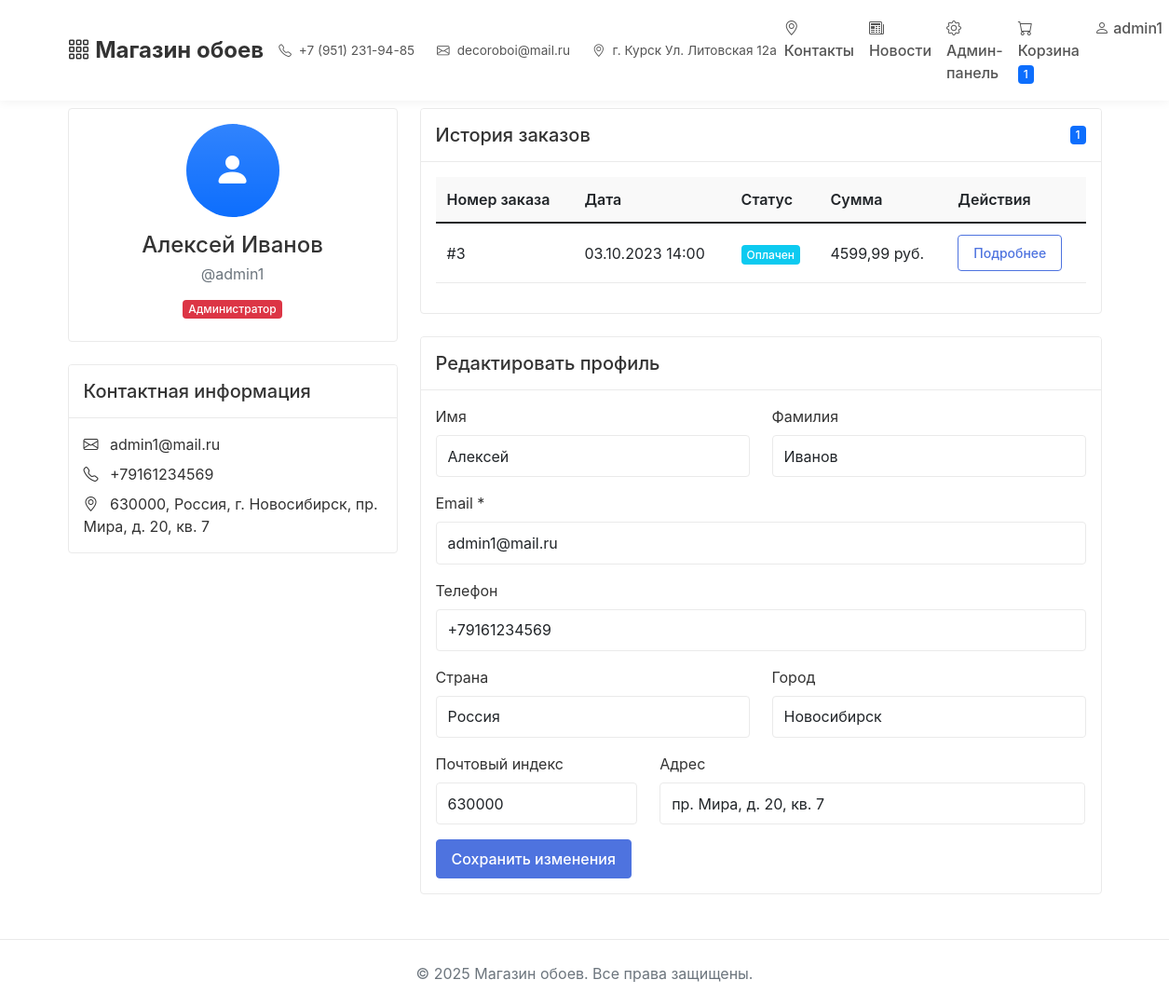
/profile/ (signed in), run on the app's committed database.
### store/models.py (models this page shows, shortened)
class User(AbstractUser):
    ROLE_CHOICES = (
        ('admin', 'Администратор'),
        ('user', 'Пользователь'),
    )
    role = models.CharField(
        max_length=10,
        choices=ROLE_CHOICES,
        default='user',
        verbose_name='Роль'
    )
    phone = models.CharField(
        max_length=15,
        blank=True,
        verbose_name='Телефон'
    )
    address = models.TextField(
        blank=True,
        verbose_name='Адрес'
    )
    city = models.CharField(
        max_length=100,
        blank=True,
        verbose_name='Город'
    )
    postal_code = models.CharField(
        max_length=10,
        blank=True,
        verbose_name='Почтовый индекс'
    )
    country = models.CharField(
        max_length=100,
        blank=True,
        default='Россия',
        verbose_name='Страна'
    )
    class Meta:
        verbose_name = 'Пользователь'
        verbose_name_plural = 'Пользователи'
    def is_admin(self):
        return self.role == 'admin'
    def get_full_address(self):
        parts = []
        if self.postal_code:
            parts.append(self.postal_code)
        if self.country:
            parts.append(self.country)
        if self.city:
            parts.append(f"г. {self.city}")
        if self.address:
            parts.append(self.address)
        return ", ".join(parts) if parts else "Адрес не указан"

class Order(models.Model):
    STATUS_CHOICES = (
        ('new', 'Новый'),
        ('processing', 'В обработке'),
        ('paid', 'Оплачен'),
        ('shipped', 'Отправлен'),
        ('completed', 'Завершён'),
        ('cancelled', 'Отменён'),
    )
    DELIVERY_CHOICES = (
        ('pickup', 'Самовывоз'),
        ('delivery', 'Доставка'),
    )
    PAYMENT_CHOICES = (
        ('online', 'Онлайн-оплата'),
        ('cod', 'Оплата при получении'),
    )
    PRIORITY_CHOICES = (
        ('low', 'Низкий'),
        ('medium', 'Средний'),
        ('high', 'Высокий'),
    )
    user = models.ForeignKey(
        User,
        on_delete=models.CASCADE,
        related_name="orders",
        verbose_name='Пользователь'
    )
    created_at = models.DateTimeField(
        auto_now_add=True,
        verbose_name='Дата создания'
    )
    updated_at = models.DateTimeField(
        auto_now=True,
        verbose_name='Дата обновления'
    )
    status = models.CharField(
        max_length=20,
        choices=STATUS_CHOICES,
        default='new',
        verbose_name='Статус'
    )
    delivery_method = models.CharField(
        max_length=20,
        choices=DELIVERY_CHOICES,
        default='pickup',
        verbose_name='Способ доставки'
    )
    payment_method = models.CharField(
        max_length=20,
        choices=PAYMENT_CHOICES,
        default='cod',
        verbose_name='Способ оплаты'
    )
    total_price = models.DecimalField(
        max_digits=10,
        decimal_places=2,
        default=0,
        verbose_name='Общая стоимость'
    )
    shipping_address = models.TextField(
        verbose_name='Адрес доставки',
        blank=True
    )
    shipping_city = models.CharField(
        max_length=100,
        verbose_name='Город',
        blank=True
    )
    shipping_zip_code = models.CharField(
        max_length=10,
        verbose_name='Почтовый индекс',
        blank=True
    )
    customer_notes = models.TextField(
        blank=True,
        verbose_name='Примечания клиента'
    )
    admin_notes = models.TextField(
        blank=True,
        verbose_name='Заметки администратора'
    )
    assigned_to = models.ForeignKey(
        User,
        on_delete=models.SET_NULL,
        null=True,
        blank=True,
        related_name='assigned_orders',
        verbose_name='Ответственный'
    )
    priority = models.CharField(
        max_length=10,
        choices=PRIORITY_CHOICES,
        default='medium',
        verbose_name='Приоритет'
    )
    class Meta:
        verbose_name = 'Заказ'
        verbose_name_plural = 'Заказы'
        ordering = ['-created_at']

### store/views.py (the view)
# urls.py: path('profile/', views.profile, name='profile'),
@login_required
def profile(request):
    orders = Order.objects.filter(user=request.user).order_by('-created_at')
    categories = Category.objects.all()
    context = {'orders': orders,
               'categories':categories}
    return render(request, 'store/profile.html', context)

### store/templates/store/profile.html (shortened to what this page needs)
{% extends 'store/base.html' %}
{% block content %}
<div class="row">
    <div class="col-lg-4">
        <div class="card mb-4">
            <div class="card-body text-center">
                <div class="bg-primary bg-gradient rounded-circle d-inline-flex align-items-center justify-content-center mb-3"
                     style="width: 100px; height: 100px;">
                    <i class="bi bi-person-fill text-white fs-1"></i>
                </div>
                <h4 class="mb-1">{{ user.get_full_name|default:user.username }}</h4>
                <p class="text-muted mb-3">@{{ user.username }}</p>
                <div class="d-flex justify-content-center mb-2">
                    <span class="badge bg-{% if user.role == 'admin' %}danger{% else %}primary{% endif %}">
                        {% if user.role == 'admin' %}Администратор{% else %}Пользователь{% endif %}
                    </span>
                </div>
            </div>
        </div>
        <div class="card mb-4">
    <div class="card-header">
        <h5 class="mb-0">Контактная информация</h5>
    </div>
    <div class="card-body">
        <div class="mb-2">
            <i class="bi bi-envelope me-2"></i>
            <span>{{ user.email|default:"Не указан" }}</span>
        </div>
        {% if user.phone %}
        <div class="mb-2">
            <i class="bi bi-telephone me-2"></i>
            <span>{{ user.phone }}</span>
        </div>
        {% endif %}
        {% if user.get_full_address %}
        <div>
            <i class="bi bi-geo-alt me-2"></i>
            <span>{{ user.get_full_address }}</span>
        </div>
        {% endif %}
    </div>
</div>
    </div>
    <div class="col-lg-8">
        <div class="card mb-4">
            <div class="card-header d-flex justify-content-between align-items-center">
                <h5 class="mb-0">История заказов</h5>
                <span class="badge bg-primary">{{ orders.count }}</span>
            </div>
            <div class="card-body">
                {% if orders %}
                <div class="table-responsive">
                    <table class="table table-hover">
                        <thead>
                            <tr>
                                <th>Номер заказа</th>
                                <th>Дата</th>
                                <th>Статус</th>
                                <th>Сумма</th>
                                <th>Действия</th>
                            </tr>
                        </thead>
                        <tbody>
                            {% for order in orders %}
                            <tr>
                                <td>#{{ order.id }}</td>
                                <td>{{ order.created_at|date:"d.m.Y H:i" }}</td>
                                <td>
                                    <span class="badge
                                        {% if order.status == 'completed' %}bg-success
                                        {% elif order.status == 'cancelled' %}bg-danger
                                        {% elif order.status == 'processing' %}bg-warning
                                        {% else %}bg-info{% endif %}">
                                        {{ order.get_status_display }}
                                    </span>
                                </td>
                                <td>{{ order.total_price }} руб.</td>
                                <td>
                                    <a href="{% url 'order_detail' order.id %}" class="btn btn-sm btn-outline-primary">
                                        Подробнее
                                    </a>
                                </td>
                            </tr>
                            {% endfor %}
                        </tbody>
                    </table>
                </div>
                {% else %}
                <div class="text-center py-4">
                    <i class="bi bi-cart-x display-4 text-muted"></i>
                    <p class="mt-3 text-muted">У вас еще нет заказов</p>
                    <a href="{% url 'index' %}" class="btn btn-primary">Начать покупки</a>
                </div>
                {% endif %}
            </div>
        </div>
        <div class="card">
    <div class="card-header">
        <h5 class="mb-0">Редактировать профиль</h5>
    </div>
    <div class="card-body">
        <form method="post" action="{% url 'update_profile' %}">
            <div class="row">
                <div class="col-md-6 mb-3">
                    <label for="id_first_name" class="form-label">Имя</label>
                    <input type="text" class="form-control" id="id_first_name" name="first_name"
                           value="{{ user.first_name|default:'' }}">
                </div>
                <div class="col-md-6 mb-3">
                    <label for="id_last_name" class="form-label">Фамилия</label>
                    <input type="text" class="form-control" id="id_last_name" name="last_name"
                           value="{{ user.last_name|default:'' }}">
                </div>
            </div>
            <div class="mb-3">
                <label for="id_email" class="form-label">Email *</label>
                <input type="email" class="form-control" id="id_email" name="email"
                       value="{{ user.email|default:'' }}" required>
            </div>
            <div class="mb-3">
                <label for="id_phone" class="form-label">Телефон</label>
                <input type="tel" class="form-control" id="id_phone" name="phone"
                       value="{{ user.phone|default:'' }}">
            </div>
            <div class="row">
                <div class="col-md-6 mb-3">
                    <label for="id_country" class="form-label">Страна</label>
                    <input type="text" class="form-control" id="id_country" name="country"
                           value="{{ user.country|default:'Россия' }}">
                </div>
                <div class="col-md-6 mb-3">
                    <label for="id_city" class="form-label">Город</label>
                    <input type="text" class="form-control" id="id_city" name="city"
                           value="{{ user.city|default:'' }}">
                </div>
            </div>
            <div class="row">
                <div class="col-md-4 mb-3">
                    <label for="id_postal_code" class="form-label">Почтовый индекс</label>
                    <input type="text" class="form-control" id="id_postal_code" name="postal_code"
                           value="{{ user.postal_code|default:'' }}">
                </div>
                <div class="col-md-8 mb-3">
                    <label for="id_address" class="form-label">Адрес</label>
                    <input type="text" class="form-control" id="id_address" name="address"
                           value="{{ user.address|default:'' }}">
                </div>
            </div>
            <button type="submit" class="btn btn-primary">Сохранить изменения</button>
        </form>
    </div>
</div>
    </div>
</div>
{% endblock %}

### store/templates/store/base.html (shortened to what this page needs)
{% load static %}
<!DOCTYPE html>
<html lang="ru">
<head>
    <link href="https://cdn.jsdelivr.net/npm/bootstrap@5.1.3/dist/css/bootstrap.min.css" rel="stylesheet">
    <link rel="stylesheet" href="https://cdn.jsdelivr.net/npm/bootstrap-icons@1.8.1/font/bootstrap-icons.css">
</head>
<body>
    <nav class="navbar navbar-expand-lg navbar-light bg-light mb-2">
        <div class="container">
            <a class="navbar-brand" href="{% url 'index' %}">
                <i class="bi bi-grid-3x3-gap"></i> Магазин обоев
            </a>
            <div class="collapse navbar-collapse justify-content-between" id="navbarNav">
                <div class="header-contacts d-none d-lg-flex">
                    <div class="header-contact-item">
                        <i class="bi bi-telephone"></i> +7 (951) 231-94-85
                    </div>
                    <div class="header-contact-item">
                        <i class="bi bi-envelope"></i> decoroboi@mail.ru
                    </div>
                    <div class="header-contact-item">
                        <i class="bi bi-geo-alt"></i> г. Курск Ул. Литовская 12а
                    </div>
                </div>
                <ul class="navbar-nav">
                    <li class="nav-item">
                        <a class="nav-link" href="{% url 'contacts' %}">
                            <i class="bi bi-geo-alt"></i> Контакты
                        </a>
                    </li>
                    <li class="nav-item">
                        <a class="nav-link" href="{% url 'news_list' %}">
                            <i class="bi bi-newspaper"></i> Новости
                        </a>
                    </li>
                    {% if user.is_authenticated %}
                        {% if user.is_admin %}
                        <li class="nav-item">
                            <a class="nav-link" href="{% url 'admin_dashboard' %}">
                                <i class="bi bi-gear"></i> Админ-панель
                            </a>
                        </li>
                        {% endif %}
                        <li class="nav-item">
                            <a class="nav-link" href="{% url 'cart' %}">
                                <i class="bi bi-cart"></i> Корзина
                                <span class="badge bg-primary">{{ cart_items_count }}</span>
                            </a>
                        </li>
                        <li class="nav-item dropdown">
                            <a class="nav-link dropdown-toggle" href="#" id="userDropdown" role="button" data-bs-toggle="dropdown">
                                <i class="bi bi-person"></i> {{ user.username }}
                            </a>
                        </li>
                    {% endif %}
                </ul>
            </div>
        </div>
    </nav>
    <div class="container">
        {% block content %}
        {% endblock %}
    </div>
    <footer class="footer">
        <div class="container">
            <div class="text-center">
                <p class="text-muted mb-0">© 2025 Магазин обоев. Все права защищены.</p>
            </div>
        </div>
    </footer>
</body>
</html>

### data on the page
User: username "admin1", get_full_name "Алексей Иванов", email "admin1@mail.ru", phone "+79161234569", get_full_address "630000, Россия, г. Новосибирск, пр. Мира, д. 20, кв. 7", first_name "Алексей", last_name "Иванов", country "Россия", city "Новосибирск", postal_code "630000", address "пр. Мира, д. 20, кв. 7"
Order: id "3", created_at "03.10.2023 14:00", status "Оплачен", total_price "4599,99"

### other printed values
{{ cart_items_count }} "1"
{{ orders.count }} "1"
